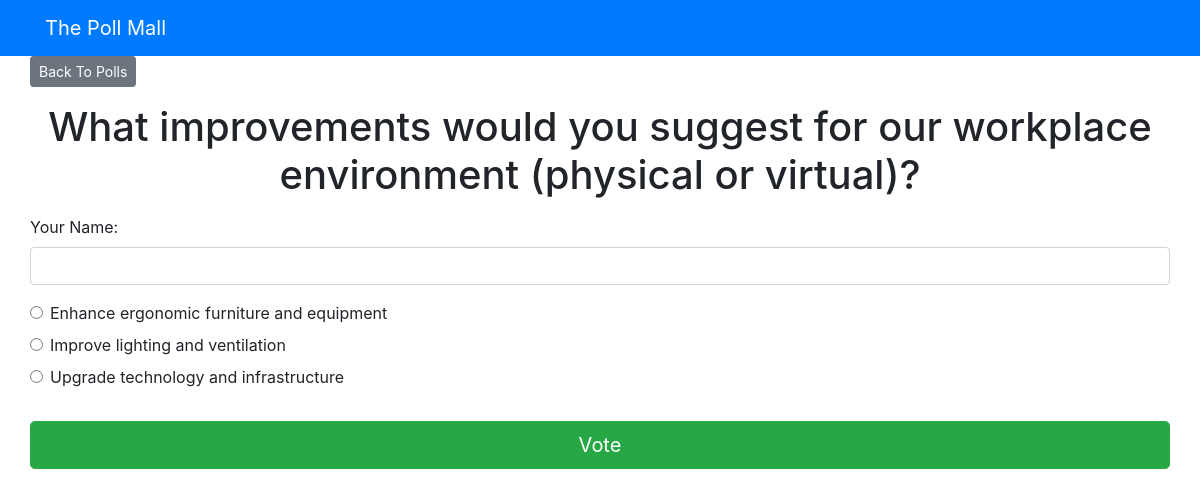
The page /pollApp/3/ on the database its author committed.
### pollApp/models.py (models this page shows, shortened)
class Question(models.Model):
    question_text = models.CharField(max_length = 200)
    pub_date = models.DateTimeField('date published')

class Choice(models.Model):
    question = models.ForeignKey(Question, on_delete = models.CASCADE)
    choice_text = models.CharField(max_length = 200)
    votes = models.IntegerField(default = 0)

### pollApp/views.py (the view)
# urls.py: path('<int:question_id>/', views.detail, name = 'detail'),
def detail(request, question_id):
    try:
        question = Question.objects.get(pk = question_id)
    except Question.DoesNotExist:
        raise Http404("Question does not exist")
    return render(request, 'pollApp/detail.html', {'question': question})

### templates/pollApp/detail.html (shortened to what this page needs)
{% extends 'base.html' %}
{% block content %}
<a class="btn btn-secondary btn-sm mb-3" href="{% url 'pollApp:index' %}">Back To Polls</a>
<h1 class="text-center mb-3">{{ question.question_text }}</h1>
<form action="{% url 'pollApp:vote' question.id %}" method="post">
    <div class="form-group">
        <label for="name">Your Name:</label>
        <input type="text" name="name" id="name" class="form-control" required>
    </div>
    {% for choice in question.choice_set.all %}
    <div class="form-check">
        <input type="radio" name="choice" class="form-check-input" id="choice{{ forloop.counter }}"
            value="{{ choice.id }}" />
        <label for="choice{{ forloop.counter }}">{{ choice.choice_text }}</label>
    </div>
    {% endfor %}
    <input type="submit" value="Vote" class="btn btn-success btn-lg btn-block mt-4" />
</form>
{% endblock %}

### rows shown on the page
Question: question_text "What improvements would you suggest for our workplace environment (physical or virtual)?"
Choice: choice_text "Enhance ergonomic furniture and equipment"
Choice: choice_text "Improve lighting and ventilation"
Choice: choice_text "Upgrade technology and infrastructure"
